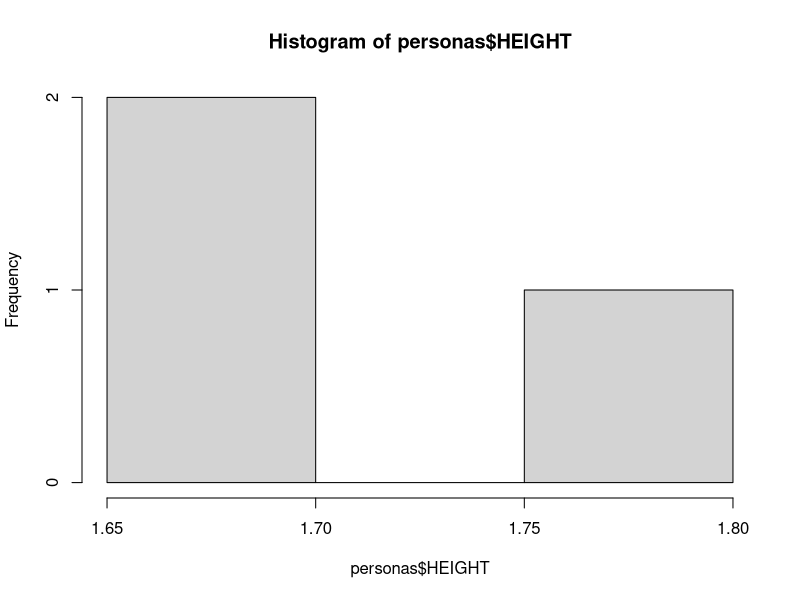

The R script that drew this image:
## ---- chunk 1
library(here)
personas = read.csv(here("data/personas.csv"))
hist(personas$HEIGHT)

## ---- chunk 2
#| echo: false
2 * 2
